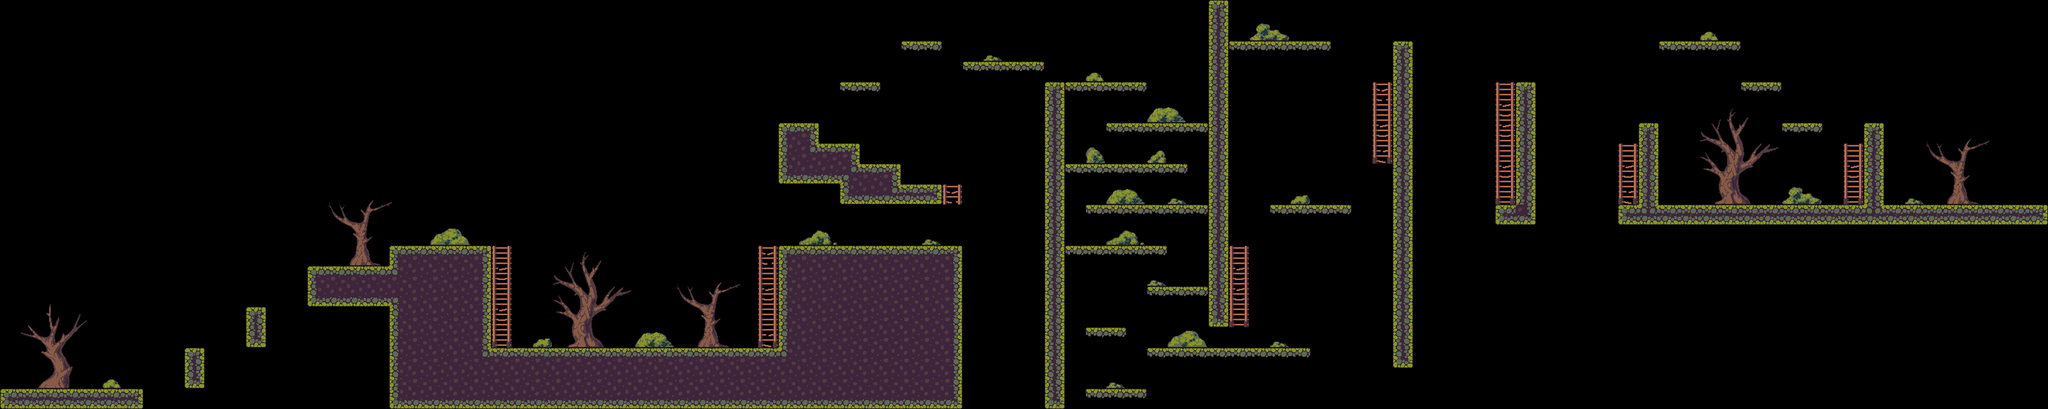

Rendered tile map (Tiled .tmx) drawn with the repository's tilesets; below, a short description and the map source with its tile grids summarised:
An orthogonal 100x20 tile map with 32x32 px tiles, 5 tile layers (background, graphic layer, ladders, trees, ...), 5 tilesets and 101 objects.

<map version="1.10" tiledversion="1.10.2" orientation="orthogonal" renderorder="right-down" width="100" height="20" tilewidth="32" tileheight="32" infinite="0" nextlayerid="13" nextobjectid="280">
 <editorsettings>
  <export target="../../mi-primer-juego-prueba/assets/nuevomapa2.tmx" format="tmx" />
 </editorsettings>
 <tileset firstgid="1" name="ti5" tilewidth="32" tileheight="32" tilecount="60" columns="10">
  <image source="ti5.png" width="320" height="192" />
 </tileset>
 <tileset firstgid="61" source="ladders.tsx" />
 <tileset firstgid="67" source="bushes.tsx" />
 <tileset firstgid="76" source="trees.tsx" />
 <tileset firstgid="79" source="willows.tsx" />
 <layer id="2" name="background" width="100" height="20">
  <data>[2000 cells, 0 non-empty, 0 distinct tile ids]</data>
 </layer>
 <layer id="1" name="graphic layer" width="100" height="20">
  <data>[2000 cells, 323 non-empty, 27 distinct tile ids]</data>
 </layer>
 <layer id="10" name="ladders" width="100" height="20">
  <data>[2000 cells, 50 non-empty, 14 distinct tile ids]</data>
 </layer>
 <layer id="8" name="trees" width="100" height="20">
  <data>[2000 cells, 6 non-empty, 3 distinct tile ids]</data>
 </layer>
 <layer id="9" name="bushes" width="100" height="20">
  <data>[2000 cells, 23 non-empty, 9 distinct tile ids]</data>
 </layer>
 <objectgroup id="3" name="ground">
  <object id="157" x="0" y="608" width="223.667" height="31.6667" />
  <object id="158" x="288" y="543.5" width="31.6667" height="64" />
  <object id="159" x="384.5" y="480.333" width="31.3333" height="63.6667" />
  <object id="163" x="480" y="416" width="287.455" height="63.4545" />
  <object id="164" x="608" y="384" width="158.833" height="255.667" />
  <object id="165" x="736" y="544.167" width="499.667" height="95.8333" />
  <object id="166" x="1216.88" y="384" width="286.792" height="255.5" />
  <object id="183" x="1216" y="192" width="63.5758" height="95.3333" />
  <object id="184" x="1272.73" y="224" width="71.2727" height="63.7576" />
  <object id="185" x="1312" y="288.292" width="160" height="31.7083" />
  <object id="186" x="1316" y="256" width="92" height="32" />
  <object id="188" x="1472" y="288" width="5.375" height="0.625" />
  <object id="189" x="1312" y="128" width="63.3333" height="15.3333" />
  <object id="190" x="1408" y="64" width="63.3333" height="16.6667" />
  <object id="197" x="1504" y="96" width="127.5" height="15" />
  <object id="198" x="1632.36" y="128" width="159.636" height="15" />
  <object id="199" x="1728" y="192" width="159.5" height="14" />
  <object id="200" x="1664.25" y="256" width="191.75" height="15" />
  <object id="215" x="1632" y="129.455" width="31.75" height="510.295" />
  <object id="216" x="1696" y="608" width="95.5" height="14.75" />
  <object id="217" x="1696" y="512" width="63.6667" height="14.6667" />
  <object id="218" x="1664" y="384" width="159.333" height="15" />
  <object id="219" x="1696" y="320" width="192" height="15.6667" />
  <object id="220" x="1792" y="448" width="96" height="15" />
  <object id="221" x="1792.25" y="544" width="255.083" height="15.0606" />
  <object id="222" x="1888" y="0" width="32" height="511.542" />
  <object id="223" x="1984" y="320" width="127.636" height="15.2727" />
  <object id="242" x="2176.45" y="64.6835" width="31.6364" height="512.087" />
  <object id="244" x="1920" y="64" width="159.875" height="15.25" />
  <object id="254" x="2368.41" y="128" width="30.755" height="223.631" />
  <object id="256" x="2336" y="320" width="64" height="32" />
  <object id="257" x="2592" y="64" width="127.75" height="15.75" />
  <object id="258" x="2720" y="128" width="63.75" height="15" />
  <object id="259" x="2784" y="192" width="64" height="14.5" />
  <object id="260" x="2528" y="320" width="608" height="31.3333" />
  <object id="261" x="2560" y="192" width="31.6667" height="143.667" />
  <object id="262" x="2912" y="192" width="31.6667" height="149.333" />
 </objectgroup>
 <objectgroup id="4" name="walls">
  <object id="160" x="224" y="574" height="34" />
  <object id="161" x="0" y="575" width="1" height="33" />
  <object id="168" x="1214.18" y="512.182" width="2.18182" height="31.2727" />
  <object id="169" x="766.909" y="511.818" width="2.36364" height="32.3636" />
  <object id="201" x="1504.33" y="63.6667" width="0.666667" height="32.3333" />
  <object id="202" x="1631" y="64.6667" width="0.666667" height="30.6667" />
  <object id="203" x="1632.18" y="97.0606" width="0.333333" height="31" />
  <object id="204" x="1792" y="96" height="31.3333" />
  <object id="205" x="1728" y="160.333" width="0.333333" height="31" />
  <object id="206" x="1887.33" y="160" width="0.333333" height="31.6667" />
  <object id="207" x="1664" y="224.833" width="1" height="31" />
  <object id="208" x="1855.67" y="224.667" width="0.333333" height="31" />
  <object id="224" x="1696.18" y="287.636" width="0.545455" height="32.1818" />
  <object id="225" x="1887.27" y="287.636" width="0.545455" height="32" />
  <object id="226" x="1887.45" y="415.818" width="0.727273" height="32.1818" />
  <object id="227" x="1663.64" y="351.636" width="0.909091" height="32.3636" />
  <object id="228" x="1823.09" y="352.182" width="0.545455" height="31.8182" />
  <object id="229" x="1792" y="415.75" height="31.75" />
  <object id="230" x="1696" y="576.5" width="0.5" height="31.5" />
  <object id="231" x="1791.75" y="575.75" width="0.25" height="31.5" />
  <object id="232" x="1792.75" y="513.5" width="0.5" height="31.25" />
  <object id="233" x="2047.5" y="511.75" width="0.5" height="31.75" />
  <object id="245" x="1984" y="288" width="0.5" height="32" />
  <object id="246" x="2112" y="288.25" height="31.75" />
  <object id="247" x="2079.67" y="32" width="0.333333" height="32" />
  <object id="248" x="1920" y="32" width="1" height="32" />
  <object id="251" x="1503.67" y="352" width="0.333333" height="33.3333" />
  <object id="252" x="1216" y="352" height="32" />
  <object id="264" x="2592" y="32" width="1" height="34.5" />
  <object id="265" x="2720" y="32" width="0.5" height="34" />
  <object id="268" x="2592" y="288" width="1.5" height="32" />
  <object id="271" x="2910.25" y="288" width="1.75" height="31.75" />
  <object id="272" x="2944" y="288" width="2" height="35.3333" />
  <object id="273" x="3134.33" y="286.545" width="1.66667" height="33.0909" />
 </objectgroup>
 <objectgroup id="5" name="ladders">
  <object id="170" x="1209.25" y="384.375" width="8.5" height="160" />
  <object id="171" x="766.75" y="384.125" width="7.25" height="163.375" />
  <object id="187" x="1472" y="288.625" width="5.5" height="31.375" />
  <object id="239" x="1920" y="385.125" width="5.5" height="126.208" />
  <object id="243" x="2170.55" y="128" width="5.45455" height="128" />
  <object id="255" x="2362.95" y="128" width="5.45973" height="191.068" />
  <object id="269" x="2554.33" y="224" width="5.66667" height="98.3333" />
  <object id="270" x="2906.33" y="224" width="5.66667" height="100.667" />
 </objectgroup>
 <objectgroup id="6" name="coins">
  <object id="274" x="3133.4" y="321.557" width="65.875" height="30" />
 </objectgroup>
 <objectgroup id="7" name="goombas">
  <object id="162" x="190" y="576.5" width="28.5" height="29.5" />
  <object id="176" x="1112.67" y="510.667" width="32" height="29.3333" />
  <object id="210" x="1760.67" y="225" width="31.6667" height="28.6667" />
  <object id="211" x="1697.33" y="96" width="30" height="28.6667" />
  <object id="212" x="1552" y="64" width="28" height="30" />
  <object id="214" x="1792" y="160.333" width="30.6667" height="28.6667" />
  <object id="234" x="1792" y="288" width="31" height="27.5" />
  <object id="235" x="1729.5" y="353" width="28.5" height="27.5" />
  <object id="236" x="1825" y="417" width="30" height="28" />
  </objectgroup>
 <objectgroup id="11" name="heartItems">
  <!-- 1 objects omitted --></objectgroup>
 <objectgroup id="12" name="jumpItems" />
</map>
<!-- 12 of 101 objects omitted -->
